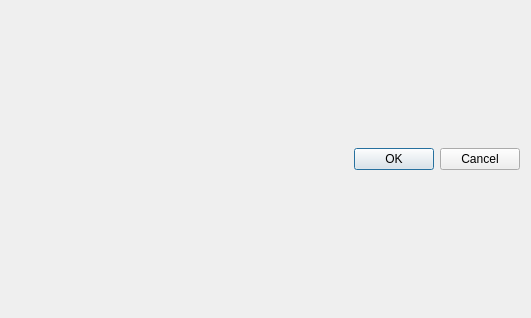
<?xml version="1.0" encoding="UTF-8"?>
<ui version="4.0">
 <class>QMaskDialog</class>
 <widget class="QDialog" name="QMaskDialog">
  <property name="windowModality">
   <enum>Qt::WindowModal</enum>
  </property>
  <property name="geometry">
   <rect>
    <x>0</x>
    <y>0</y>
    <width>531</width>
    <height>318</height>
   </rect>
  </property>
  <property name="sizePolicy">
   <sizepolicy hsizetype="Minimum" vsizetype="Minimum">
    <horstretch>0</horstretch>
    <verstretch>0</verstretch>
   </sizepolicy>
  </property>
  <property name="windowTitle">
   <string>Matrix of filter</string>
  </property>
  <layout class="QVBoxLayout" name="verticalLayout">
   <item>
    <layout class="QGridLayout" name="gridLayout"/>
   </item>
   <item>
    <widget class="QDialogButtonBox" name="buttonBox">
     <property name="orientation">
      <enum>Qt::Horizontal</enum>
     </property>
     <property name="standardButtons">
      <set>QDialogButtonBox::Cancel|QDialogButtonBox::Ok</set>
     </property>
    </widget>
   </item>
  </layout>
 </widget>
 <resources/>
 <connections>
  <connection>
   <sender>buttonBox</sender>
   <signal>accepted()</signal>
   <receiver>QMaskDialog</receiver>
   <slot>accept()</slot>
   <hints>
    <hint type="sourcelabel">
     <x>248</x>
     <y>254</y>
    </hint>
    <hint type="destinationlabel">
     <x>157</x>
     <y>274</y>
    </hint>
   </hints>
  </connection>
  <connection>
   <sender>buttonBox</sender>
   <signal>rejected()</signal>
   <receiver>QMaskDialog</receiver>
   <slot>reject()</slot>
   <hints>
    <hint type="sourcelabel">
     <x>316</x>
     <y>260</y>
    </hint>
    <hint type="destinationlabel">
     <x>286</x>
     <y>274</y>
    </hint>
   </hints>
  </connection>
 </connections>
</ui>
